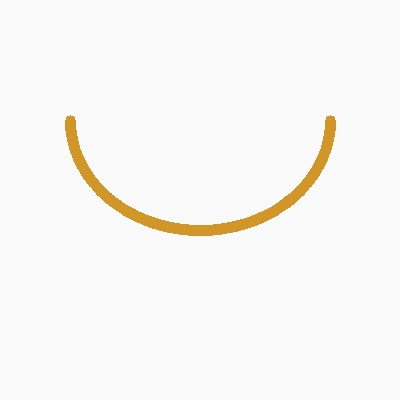
#> input picture backend/app/data/assets/original/necklace_0001.jpg, 400 x 400 px
$ python -i asset_service.py   (imports and definitions only)
#> lines starting #> are read from the running program, lines starting #| are printed output that depends on the picture; after the words box and inside, x2 and y2 are one past the last pixel; in counts of white or black regions, pixels touching at a corner belong together
#> further down, picture is the input picture: shape (400, 400, 3); mean B, G, R 244.5, 247.4, 248.9
"""Product photo -> normalized transparent RGBA PNG.

Background removal is colour-based: the background colour is estimated from the image
border and pixels close to it become transparent. It works for plain / studio backgrounds
(typical product shots). For busy backgrounds, swap make_transparent() for a segmentation
model (e.g. rembg) - the rest of the pipeline stays the same."""
import cv2
import numpy as np


def make_transparent(img: np.ndarray, tol: float = 40.0) -> np.ndarray:
#> called with tol = 40
    if img.ndim == 3 and img.shape[2] == 4 and img[..., 3].min() < 250:
        return img                                       # already has real transparency
    bgr = img[..., :3] if img.ndim == 3 else cv2.cvtColor(img, cv2.COLOR_GRAY2BGR)
    border = np.concatenate([bgr[0], bgr[-1], bgr[:, 0], bgr[:, -1]])
#> border = 1600 rows, first 8: [250, 250, 250], [250, 250, 250], [250, 250, 250], [250, 250, 250], [250, 250, 250], [250, 250, 250], [250, 250, 250], [250, 250, 250]
    bg = np.median(border, axis=0)
#> bg = [250, 250, 250]
    diff = np.linalg.norm(bgr.astype(np.float32) - bg, axis=2)
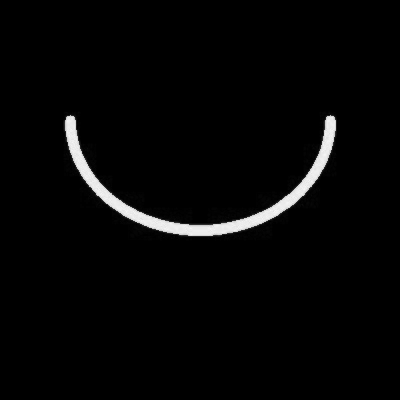
#> diff: shape (400, 400) float64; min 0, max 249.5, mean 6.4
    mask = ((diff > tol) * 255).astype(np.uint8)
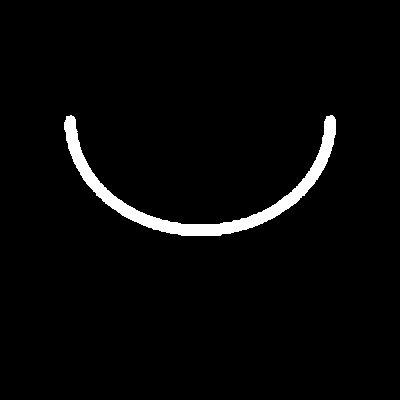
#> mask: shape (400, 400); 2.8% white; 1 white region, box (x1, y1, x2, y2) and area: (64, 115, 336, 236) 4536
    mask = cv2.morphologyEx(mask, cv2.MORPH_OPEN, np.ones((3, 3), np.uint8))
#> mask: shape (400, 400); 2.8% white; 1 white region, box (x1, y1, x2, y2) and area: (64, 115, 336, 236) 4533
    mask = cv2.morphologyEx(mask, cv2.MORPH_CLOSE, np.ones((5, 5), np.uint8))
    mask = cv2.GaussianBlur(cv2.erode(mask, np.ones((2, 2), np.uint8)), (3, 3), 0)
    return np.dstack([bgr, mask])


def crop_and_normalize(bgra: np.ndarray, max_side: int = 800, pad: int = 4) -> np.ndarray:
#> called with max_side = 800, pad = 4
    ys, xs = np.where(bgra[..., 3] > 10)
#> ys = 5035 values from 115 to 236; xs = 5035 values, max 336 at index 84, min 64 at index 134, mean 200.5
    if len(xs) < 50:
        raise ValueError("no jewellery found after background removal")
    h, w = bgra.shape[:2]
#> h = 400; w = 400
    out = bgra[max(ys.min() - pad, 0):min(ys.max() + pad + 1, h), max(xs.min() - pad, 0):min(xs.max() + pad + 1, w)]
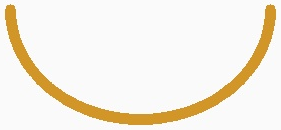
#> out: shape (130, 281, 4); mean of channels 0, 1, 2, 3 225.8, 238.4, 245.1, 28.2; drawn as B, G, R
    s = max_side / max(out.shape[:2])
#> s = 2.85
    return cv2.resize(out, None, fx=s, fy=s, interpolation=cv2.INTER_AREA) if s < 1 else out


def prepare_asset(img: np.ndarray) -> np.ndarray:
    return crop_and_normalize(make_transparent(img))


def make_thumbnail(bgra: np.ndarray, size: int = 256) -> np.ndarray:
    s = size / max(bgra.shape[:2])
    return cv2.resize(bgra, None, fx=s, fy=s, interpolation=cv2.INTER_AREA)

>>> import cv2
>>> picture = cv2.imread('../data/assets/original/necklace_0001.jpg')
>>> result = prepare_asset(picture)

$ run again, on backend/app/data/assets/original/ring_0001.jpg
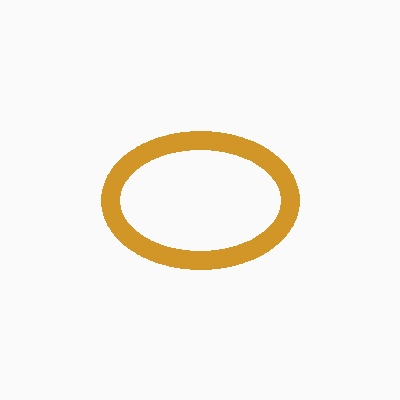
#> input picture backend/app/data/assets/original/ring_0001.jpg, 400 x 400 px
#> picture is the input picture: shape (400, 400, 3); mean B, G, R 238.1, 244.3, 247.6
#> border = 1600 rows, first 8: [250, 250, 250], [250, 250, 250], [250, 250, 250], [250, 250, 250], [250, 250, 250], [250, 250, 250], [250, 250, 250], [250, 250, 250]
#> bg = [250, 250, 250]
#> in make_transparent, `mask = ((diff > tol) * 255).astype(np.uint8)`:
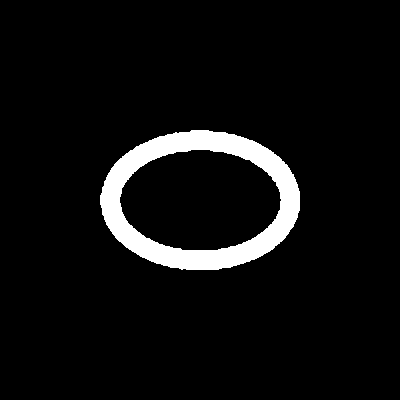
#> mask: shape (400, 400); 5.9% white; 1 white region, box (x1, y1, x2, y2) and area: (100, 130, 300, 270) 9442
#> ys = 10040 values from 130 to 270; xs = 10040 values, max 300 at index 4630, min 100 at index 4760, mean 200.6
#> in crop_and_normalize, `out = bgra[max(ys.min() - pad, 0):min(ys.max() + pad + 1, h), max(xs.m..`:
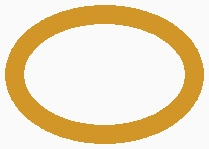
#> out: shape (149, 209, 4); mean of channels 0, 1, 2, 3 189, 220.9, 237.9, 72.4; drawn as B, G, R
